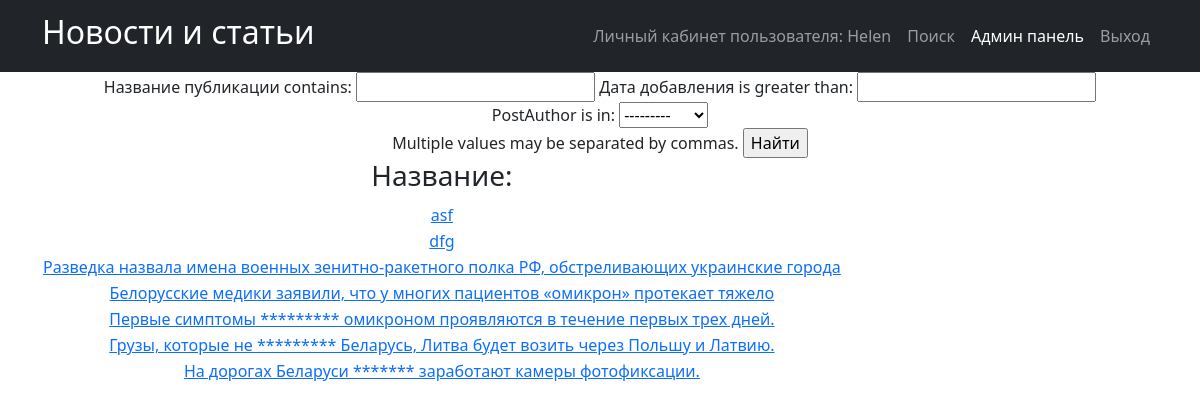
Page /news/search/ (signed in) on the committed database.
### news_portal/models.py (models this page shows, shortened)
class Post(models.Model):
    PostAuthor = models.ForeignKey(Author, on_delete=models.CASCADE)
    NEWS = 'NW'
    ARTICLE = 'AR'
    CATEGORIES = [
        ('NW', 'Новость'),
        ('AR', 'Статья')
    ]
    categoryType = models.CharField(max_length=2, choices=CATEGORIES)
    pubData = models.DateTimeField('дата добавления', auto_now_add=True)
    postCategory = models.ManyToManyField(Category, through='postCategory')
    postTitle = models.CharField('название публикации', max_length=255)
    postText = models.TextField('текст публикации')
    postRating = models.SmallIntegerField('рейтинг публикации', default=0)

### news_portal/views.py (the view)
# urls.py: path('search/', Postsearch.as_view()),
class Postsearch(ListView):
    model = Post
    template_name = 'search.html'
    context_object_name = 'news'
    queryset = Post.objects.order_by('-id')
    paginate_by = 1
    def get_context_data(self, **kwargs):
        context = super().get_context_data(**kwargs)
        context['filter'] = News_filter(self.request.GET, queryset=self.get_queryset())
        return context

### news_portal/models.py (called while the page is built)
    def __str__(self):
        return f'{self.authorUser.username}'

### news_portal/templatetags/censor.py (called while the page is built)
@register.filter(name='censor')
def censor(value):
    text = value.split()
    for word in text:
        if word.lower() in CENSOR:
            value = value.replace(word, '*' * len(word))
    return value

### templates/search.html (shortened to what this page needs)
{% extends 'flatpages/default.html' %}
{% load censor %}
{% block content %}
<form method="GET">
    {{ filter.form }}
    <input type="submit" value="Найти">
</form>
<table>
    <thead>
    <th>
    <h3>Название:</h3>
    </th>
    </thead>
      {% for new in filter.qs %}
    <tr>
    <td>
        <a href="{% url 'post_detail' new.id %}">{{ new.postTitle|censor }}</a>
    </td>
</tr>
    {% endfor %}
</table>
{% endblock content %}

### templates/flatpages/default.html (shortened to what this page needs)
<!DOCTYPE html>
<html lang="en">
    <head>
        {% load static %}
        <link href="{% static 'css/styles.css' %}" rel="stylesheet" />
    </head>
    <body>
        <nav class="navbar navbar-expand-lg navbar-dark bg-dark">
            <div class="container">
                <a class="navbar-brand" href=/news/><h2>Новости и статьи</h2></a>
                <div class="collapse navbar-collapse" id="navbarSupportedContent">
                    <ul class="navbar-nav ms-auto mb-2 mb-lg-0">
                        <li class="nav-item"><a class="nav-link" href=http://127.0.0.1:8000>Личный кабинет пользователя: {{request.user.username}}</a></li>
                        <li class="nav-item"><a class="nav-link" href=/news/search/>Поиск</a></li>
                        <li class="nav-item"><a class="nav-link active" aria-current="page" href=/admin/>Админ панель</a></li>
                        <li class="nav-item"><a class="nav-link" href=/sign/logout/>Выход</a></li>
                            </ul>
                </div>
            </div>
        </nav>
        <div class="container">
           <div class="row">
               <div class="col-lg-12 text-center">
                   {% block content %}{% endblock content %}
               </div>
           </div>
        </div>
    </body>
</html>

### rows in the picture
Post: postTitle|censor "asf"
Post: postTitle|censor "dfg"
Post: postTitle|censor "Разведка назвала имена военных зенитно-ракетного полка РФ, обстреливающих украинские города"
Post: postTitle|censor "Белорусские медики заявили, что у многих пациентов «омикрон» протекает тяжело"
Post: postTitle|censor "Первые симптомы ********* омикроном проявляются в течение первых трех дней."
Post: postTitle|censor "Грузы, которые не ********* Беларусь, Литва будет возить через Польшу и Латвию."
Post: postTitle|censor "На дорогах Беларуси ******* заработают камеры фотофиксации."

### other values in the picture
{{ request.user.username }} "Helen"
